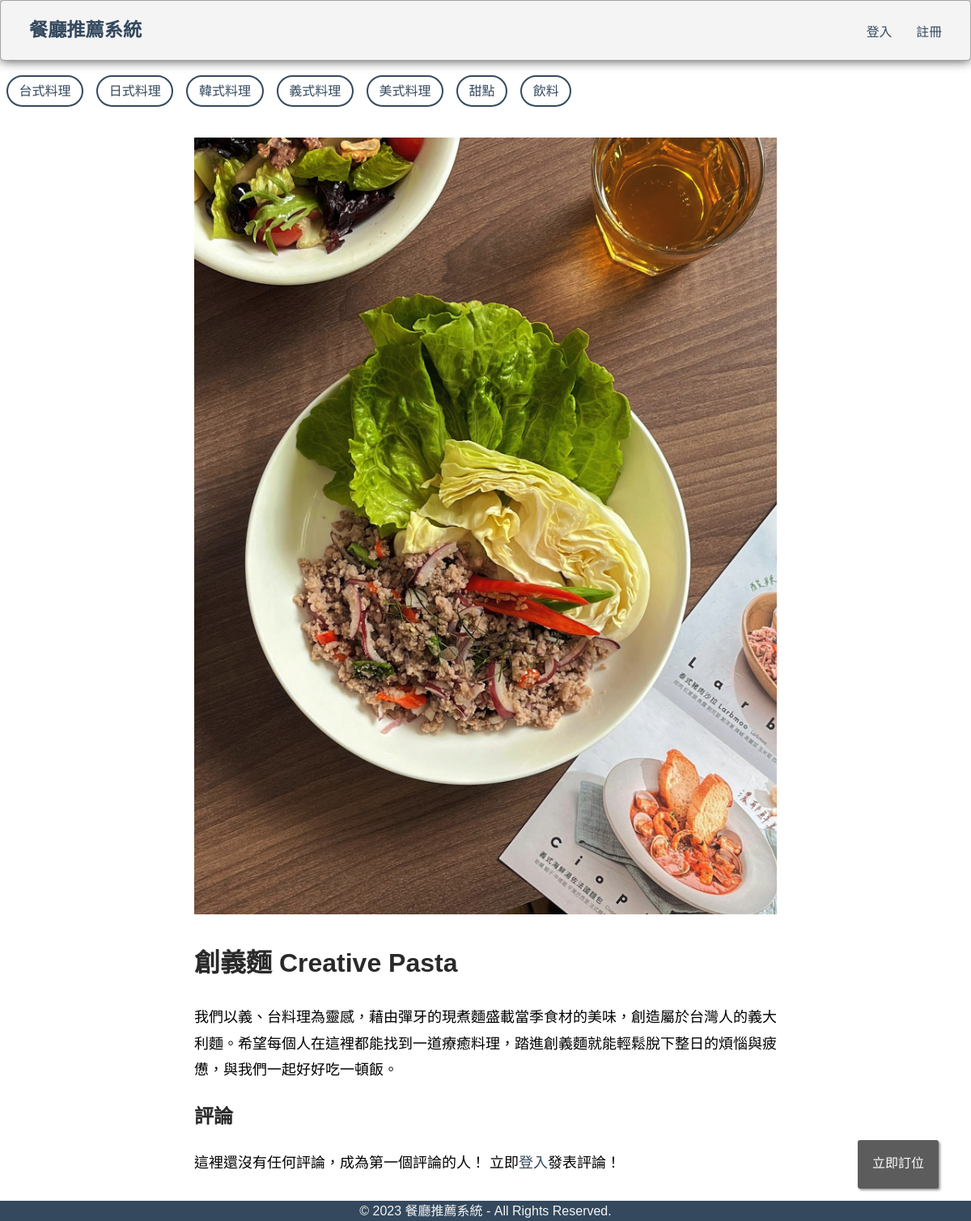
The page /restaurant.php?id=4 on the database its author committed.
### tables this page shows
CREATE TABLE `category` (
  `id` int(11) NOT NULL,
  `name` varchar(50) NOT NULL
);

CREATE TABLE `restaurant` (
  `id` int(11) NOT NULL,
  `name` varchar(50) NOT NULL,
  `_category` int(10) NOT NULL,
  `description` text NOT NULL,
  `image` varchar(200) NOT NULL,
  `rank` float NOT NULL DEFAULT 5
);

### restaurant.php (the view, shortened to what this page needs)
<?php
include("db.php");
$restaurantId = $_GET['id'] ?? null;
$sql = 'SELECT * FROM `restaurant` WHERE `restaurant`.`id` = ' . $restaurantId;
$result = $conn->query($sql);
$restaurant = mysqli_fetch_assoc($result);
$sql = 'SELECT * FROM `category` LIMIT 10';
$result = $conn->query($sql);
$categoryList = [];
while ($row = mysqli_fetch_assoc($result)) {
    $categoryList[] = $row;
}
$commentList = [];
?>
<!DOCTYPE html>
<html lang="zh-Hant">
<head>
    <link rel="stylesheet" href="common.css">
    <link rel="stylesheet" href="index.css">
</head>
<body>
    <header class="header">
        <h1 class="logo"><a href="/index.php">餐廳推薦系統</a></h1>
        <ul class="main-nav">
            <?php if (!empty($_SESSION['name'])): ?>
            <li><a>Hi! <?= $_SESSION['name'] ?></a></li>
            <li><a href="/logout.php">登出</a></li>
            <?php else: ?>
            <li><a href="/login.html">登入</a></li>
            <li><a href="/register.html">註冊</a></li>
            <?php endif; ?>
        </ul>
    </header>
    <div class="main">
        <?php if ($categoryList): ?>
        <div class="category-list">
            <?php foreach ($categoryList as $category): ?>
            <a href="/category.php?id=<?=$category['id']?>" class="category"><?=$category['name']?></a>
            <?php endforeach; ?>
        </div>
        <?php endif; ?>
        <div class="restaurant-content">
            <?php if (!empty($restaurant['image'])): ?>
            <img src="<?=$restaurant['image']?>" />
            <?php endif; ?>
            <h1 class="restaurant-name"><?=$restaurant['name']?></h1>
            <p><?=$restaurant['description']?></p>
            <div class="comments">
                <h2 class="comments-title">評論</h2>
                <?php if (empty($commentList)): ?>
                    這裡還沒有任何評論，成為第一個評論的人！
                <?php endif; ?>
                <?php if (empty($_SESSION['id'])): ?>
                    立即<a href="/login.html">登入</a>發表評論！
                <?php endif; ?>
            </div>
        </div>
    </div>
    <a href="/reservation.php?id=<?=$restaurant['id']?>" class="float">
        立即訂位
    </a>
</body>
<footer>
    &copy; <script>document.write(new Date().getFullYear())</script> 餐廳推薦系統 - All Rights Reserved.
</footer>
</html>

### common.css (style rules this page uses)
* { box-sizing: border-box; }
body { font-family: 'Montserrat', sans-serif; line-height: 1.6; margin: 0; min-height: 100vh; }
ul { margin: 0; padding: 0; list-style: none; }
h2, h3, a { color: #34495e; }
a { text-decoration: none; }
.logo { margin: 0; font-size: 1.45em; }
.main-nav { margin-top: 5px; }
.logo a, .main-nav a { padding: 10px 15px; text-transform: uppercase; text-align: center; display: block; }
.main-nav a { color: #34495e; font-size: .99em; }
.header { padding-top: .5em; padding-bottom: .5em; border: 1px solid #a2a2a2; background-color: #f4f4f4; -webkit-box-shadow: 0px 0px 14px 0px rgba(0,0,0,0.75); -moz-box-shadow: 0px 0px 14px 0px rgba(0,0,0,0.75); box-shadow: 0px 0px 14px 0px rgba(0,0,0,0.75); -webkit-border-radius: 5px; -moz-border-radius: 5px; border-radius: 5px; }
@media (min-width: 769px) { .header, .main-nav { display: flex; } }
@media (min-width: 1025px) { .header { flex-direction: row; justify-content: space-between; padding-left: 20px; padding-right: 20px; } }
.main { margin: auto; max-width: 1280px; min-height: 90vh; }
footer { width: 100%; background-color: #34495e; height: 25px; text-align: center; color: #f4f4f4; }

### index.css (style rules this page uses)
.category-list { margin-top: 10px; display: flex; flex-direction: row; }
.category { display: block; padding: 0.3em 0.85em; margin: 0.5em; text-transform: uppercase; border: 2px; border-style: solid; border-radius: 2em; transition: transform 0.2s; transition-timing-function: cubic-bezier(0.45, -0.85, 0.55, -0.45); }
.restaurant-content { margin: auto; margin-top: 30px; margin-bottom: 30px; max-width: 720px; font-size: 18px; line-height: 1.8; }
.restaurant-content > img { width: 100%; }
.restaurant-name { font-size: 32px; font-weight: bold; color: #2a2a2a; }
.comments-title { font-size: 24px; font-weight: bold; color: #2a2a2a; }
.float { position: fixed; width: 100px; height: 60px; bottom: 40px; right: 40px; background-color: #5c5c5c; color:#FFF; border-radius: 3px; text-align: center; box-shadow: 2px 2px 3px #999; padding: 16px 0; transition: all .3s ease-in-out; }

### rows shown on the page
category: name "台式料理"
category: name "日式料理"
category: name "韓式料理"
category: name "義式料理"
category: name "美式料理"
category: name "甜點"
category: name "飲料"
restaurant: image (picture), name "創義麵 Creative Pasta", description "我們以義、台料理為靈感，藉由彈牙的現煮麵盛載當季食材的美味，創造屬於台灣人的義大利麵。希望每個人在這裡都能找到一道療癒料理，踏進創義麵就能輕鬆脫下整日的煩惱與疲憊，與我們一起好好吃一頓飯。"
